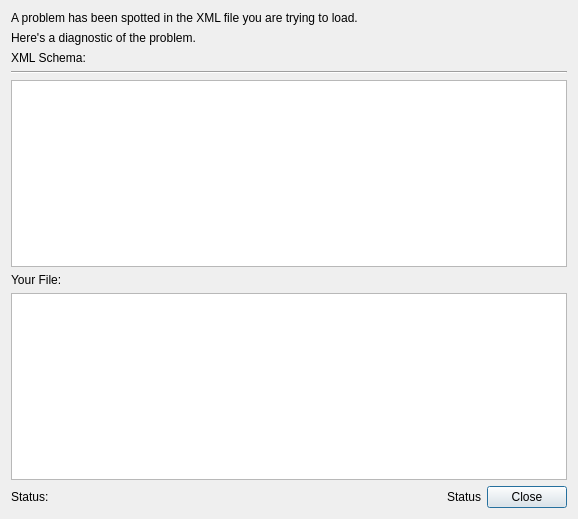
<?xml version="1.0" encoding="UTF-8"?>
<ui version="4.0">
 <class>UveXmlValidator</class>
 <widget class="QDialog" name="UveXmlValidator">
  <property name="geometry">
   <rect>
    <x>0</x>
    <y>0</y>
    <width>578</width>
    <height>519</height>
   </rect>
  </property>
  <property name="windowTitle">
   <string>XML Validation Error</string>
  </property>
  <layout class="QVBoxLayout" name="verticalLayout">
   <item>
    <widget class="QLabel" name="label_4">
     <property name="text">
      <string>A problem has been spotted in the XML file you are trying to load.</string>
     </property>
    </widget>
   </item>
   <item>
    <widget class="QLabel" name="label_5">
     <property name="text">
      <string>Here's a diagnostic of the problem. </string>
     </property>
    </widget>
   </item>
   <item>
    <widget class="QLabel" name="label">
     <property name="text">
      <string>XML Schema: </string>
     </property>
    </widget>
   </item>
   <item>
    <widget class="Line" name="line">
     <property name="orientation">
      <enum>Qt::Horizontal</enum>
     </property>
    </widget>
   </item>
   <item>
    <widget class="QTextBrowser" name="XSDFileBrowser"/>
   </item>
   <item>
    <widget class="QLabel" name="label_2">
     <property name="text">
      <string>Your File:</string>
     </property>
    </widget>
   </item>
   <item>
    <widget class="QTextBrowser" name="XMLFileBrowser"/>
   </item>
   <item>
    <layout class="QHBoxLayout" name="horizontalLayout">
     <item>
      <widget class="QLabel" name="label_3">
       <property name="text">
        <string>Status: </string>
       </property>
      </widget>
     </item>
     <item>
      <spacer name="horizontalSpacer">
       <property name="orientation">
        <enum>Qt::Horizontal</enum>
       </property>
       <property name="sizeHint" stdset="0">
        <size>
         <width>40</width>
         <height>20</height>
        </size>
       </property>
      </spacer>
     </item>
     <item>
      <widget class="QLabel" name="status">
       <property name="text">
        <string>Status</string>
       </property>
      </widget>
     </item>
     <item>
      <widget class="QPushButton" name="Close">
       <property name="text">
        <string>Close</string>
       </property>
      </widget>
     </item>
    </layout>
   </item>
  </layout>
 </widget>
 <resources/>
 <connections/>
</ui>
